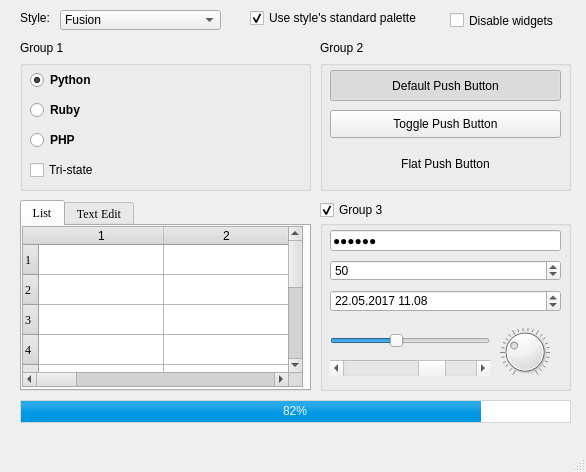
<?xml version="1.0" encoding="UTF-8"?>
<ui version="4.0">
 <class>MainWindow</class>
 <widget class="QMainWindow" name="MainWindow">
  <property name="geometry">
   <rect>
    <x>0</x>
    <y>0</y>
    <width>586</width>
    <height>472</height>
   </rect>
  </property>
  <property name="windowTitle">
   <string>MainWindow</string>
  </property>
  <property name="documentMode">
   <bool>false</bool>
  </property>
  <property name="dockNestingEnabled">
   <bool>false</bool>
  </property>
  <widget class="QWidget" name="centralwidget">
   <widget class="QLabel" name="label">
    <property name="geometry">
     <rect>
      <x>20</x>
      <y>10</y>
      <width>55</width>
      <height>16</height>
     </rect>
    </property>
    <property name="text">
     <string>Style:</string>
    </property>
   </widget>
   <widget class="QComboBox" name="comboBox">
    <property name="geometry">
     <rect>
      <x>60</x>
      <y>10</y>
      <width>161</width>
      <height>20</height>
     </rect>
    </property>
    <item>
     <property name="text">
      <string>Fusion</string>
     </property>
    </item>
    <item>
     <property name="text">
      <string>A</string>
     </property>
    </item>
   </widget>
   <widget class="QCheckBox" name="checkBox">
    <property name="geometry">
     <rect>
      <x>250</x>
      <y>10</y>
      <width>191</width>
      <height>16</height>
     </rect>
    </property>
    <property name="text">
     <string>Use style's standard palette</string>
    </property>
    <property name="checked">
     <bool>true</bool>
    </property>
   </widget>
   <widget class="QCheckBox" name="checkBox_2">
    <property name="geometry">
     <rect>
      <x>320</x>
      <y>200</y>
      <width>81</width>
      <height>20</height>
     </rect>
    </property>
    <property name="text">
     <string>Group 3</string>
    </property>
    <property name="checked">
     <bool>true</bool>
    </property>
   </widget>
   <widget class="QLabel" name="label_2">
    <property name="geometry">
     <rect>
      <x>20</x>
      <y>40</y>
      <width>55</width>
      <height>16</height>
     </rect>
    </property>
    <property name="text">
     <string>Group 1</string>
    </property>
   </widget>
   <widget class="QLabel" name="label_3">
    <property name="geometry">
     <rect>
      <x>320</x>
      <y>40</y>
      <width>55</width>
      <height>16</height>
     </rect>
    </property>
    <property name="text">
     <string>Group 2</string>
    </property>
   </widget>
   <widget class="QGroupBox" name="groupBox">
    <property name="geometry">
     <rect>
      <x>20</x>
      <y>60</y>
      <width>291</width>
      <height>131</height>
     </rect>
    </property>
    <property name="title">
     <string/>
    </property>
    <property name="flat">
     <bool>false</bool>
    </property>
    <property name="checkable">
     <bool>false</bool>
    </property>
    <widget class="QRadioButton" name="radioButton">
     <property name="geometry">
      <rect>
       <x>10</x>
       <y>10</y>
       <width>95</width>
       <height>20</height>
      </rect>
     </property>
     <property name="font">
      <font>
       <pointsize>9</pointsize>
       <weight>75</weight>
       <bold>true</bold>
      </font>
     </property>
     <property name="text">
      <string>Python</string>
     </property>
     <property name="checked">
      <bool>true</bool>
     </property>
    </widget>
    <widget class="QRadioButton" name="radioButton_2">
     <property name="geometry">
      <rect>
       <x>10</x>
       <y>40</y>
       <width>95</width>
       <height>20</height>
      </rect>
     </property>
     <property name="font">
      <font>
       <pointsize>9</pointsize>
       <weight>75</weight>
       <bold>true</bold>
      </font>
     </property>
     <property name="text">
      <string>Ruby</string>
     </property>
    </widget>
    <widget class="QRadioButton" name="radioButton_3">
     <property name="geometry">
      <rect>
       <x>10</x>
       <y>70</y>
       <width>95</width>
       <height>20</height>
      </rect>
     </property>
     <property name="font">
      <font>
       <pointsize>9</pointsize>
       <weight>75</weight>
       <bold>true</bold>
      </font>
     </property>
     <property name="text">
      <string>PHP</string>
     </property>
    </widget>
    <widget class="QCheckBox" name="checkBox_3">
     <property name="geometry">
      <rect>
       <x>10</x>
       <y>100</y>
       <width>81</width>
       <height>20</height>
      </rect>
     </property>
     <property name="font">
      <font>
       <pointsize>9</pointsize>
       <weight>50</weight>
       <bold>false</bold>
       <strikeout>false</strikeout>
      </font>
     </property>
     <property name="cursor">
      <cursorShape>ArrowCursor</cursorShape>
     </property>
     <property name="autoFillBackground">
      <bool>false</bool>
     </property>
     <property name="text">
      <string>Tri-state</string>
     </property>
     <property name="checked">
      <bool>false</bool>
     </property>
     <property name="autoRepeat">
      <bool>false</bool>
     </property>
     <property name="autoExclusive">
      <bool>false</bool>
     </property>
     <property name="tristate">
      <bool>true</bool>
     </property>
    </widget>
   </widget>
   <widget class="QGroupBox" name="groupBox_2">
    <property name="geometry">
     <rect>
      <x>320</x>
      <y>60</y>
      <width>251</width>
      <height>131</height>
     </rect>
    </property>
    <property name="title">
     <string/>
    </property>
    <widget class="QPushButton" name="pushButton_2">
     <property name="geometry">
      <rect>
       <x>10</x>
       <y>50</y>
       <width>231</width>
       <height>28</height>
      </rect>
     </property>
     <property name="text">
      <string>Toggle Push Button</string>
     </property>
     <property name="checkable">
      <bool>true</bool>
     </property>
     <property name="checked">
      <bool>false</bool>
     </property>
     <property name="autoRepeat">
      <bool>false</bool>
     </property>
     <property name="autoExclusive">
      <bool>false</bool>
     </property>
     <property name="autoDefault">
      <bool>false</bool>
     </property>
     <property name="default">
      <bool>false</bool>
     </property>
     <property name="flat">
      <bool>false</bool>
     </property>
    </widget>
    <widget class="QPushButton" name="pushButton">
     <property name="geometry">
      <rect>
       <x>10</x>
       <y>10</y>
       <width>231</width>
       <height>31</height>
      </rect>
     </property>
     <property name="autoFillBackground">
      <bool>false</bool>
     </property>
     <property name="text">
      <string>Default Push Button</string>
     </property>
     <property name="checkable">
      <bool>true</bool>
     </property>
     <property name="checked">
      <bool>true</bool>
     </property>
    </widget>
    <widget class="QPushButton" name="pushButton_3">
     <property name="geometry">
      <rect>
       <x>10</x>
       <y>90</y>
       <width>231</width>
       <height>28</height>
      </rect>
     </property>
     <property name="text">
      <string>Flat Push Button</string>
     </property>
     <property name="checkable">
      <bool>true</bool>
     </property>
     <property name="checked">
      <bool>false</bool>
     </property>
     <property name="autoRepeat">
      <bool>false</bool>
     </property>
     <property name="autoExclusive">
      <bool>false</bool>
     </property>
     <property name="autoDefault">
      <bool>false</bool>
     </property>
     <property name="default">
      <bool>false</bool>
     </property>
     <property name="flat">
      <bool>true</bool>
     </property>
    </widget>
   </widget>
   <widget class="QTabWidget" name="tabWidget">
    <property name="geometry">
     <rect>
      <x>20</x>
      <y>200</y>
      <width>291</width>
      <height>191</height>
     </rect>
    </property>
    <property name="font">
     <font>
      <family>Times New Roman</family>
      <pointsize>9</pointsize>
      <weight>50</weight>
      <bold>false</bold>
     </font>
    </property>
    <property name="acceptDrops">
     <bool>false</bool>
    </property>
    <property name="autoFillBackground">
     <bool>false</bool>
    </property>
    <property name="tabPosition">
     <enum>QTabWidget::North</enum>
    </property>
    <property name="tabShape">
     <enum>QTabWidget::Rounded</enum>
    </property>
    <property name="currentIndex">
     <number>0</number>
    </property>
    <property name="iconSize">
     <size>
      <width>20</width>
      <height>20</height>
     </size>
    </property>
    <property name="elideMode">
     <enum>Qt::ElideNone</enum>
    </property>
    <property name="usesScrollButtons">
     <bool>true</bool>
    </property>
    <property name="documentMode">
     <bool>false</bool>
    </property>
    <property name="tabsClosable">
     <bool>false</bool>
    </property>
    <property name="movable">
     <bool>false</bool>
    </property>
    <property name="tabBarAutoHide">
     <bool>false</bool>
    </property>
    <widget class="QWidget" name="tab">
     <attribute name="title">
      <string>List</string>
     </attribute>
     <widget class="QTableWidget" name="tableWidget">
      <property name="geometry">
       <rect>
        <x>0</x>
        <y>0</y>
        <width>281</width>
        <height>161</height>
       </rect>
      </property>
      <property name="palette">
       <palette>
        <active>
         <colorrole role="WindowText">
          <brush brushstyle="SolidPattern">
           <color alpha="255">
            <red>0</red>
            <green>0</green>
            <blue>0</blue>
           </color>
          </brush>
         </colorrole>
         <colorrole role="Button">
          <brush brushstyle="SolidPattern">
           <color alpha="255">
            <red>220</red>
            <green>220</green>
            <blue>220</blue>
           </color>
          </brush>
         </colorrole>
         <colorrole role="Light">
          <brush brushstyle="SolidPattern">
           <color alpha="255">
            <red>255</red>
            <green>255</green>
            <blue>255</blue>
           </color>
          </brush>
         </colorrole>
         <colorrole role="Midlight">
          <brush brushstyle="SolidPattern">
           <color alpha="255">
            <red>237</red>
            <green>237</green>
            <blue>237</blue>
           </color>
          </brush>
         </colorrole>
         <colorrole role="Dark">
          <brush brushstyle="SolidPattern">
           <color alpha="255">
            <red>110</red>
            <green>110</green>
            <blue>110</blue>
           </color>
          </brush>
         </colorrole>
         <colorrole role="Mid">
          <brush brushstyle="SolidPattern">
           <color alpha="255">
            <red>147</red>
            <green>147</green>
            <blue>147</blue>
           </color>
          </brush>
         </colorrole>
         <colorrole role="Text">
          <brush brushstyle="SolidPattern">
           <color alpha="255">
            <red>0</red>
            <green>0</green>
            <blue>0</blue>
           </color>
          </brush>
         </colorrole>
         <colorrole role="BrightText">
          <brush brushstyle="SolidPattern">
           <color alpha="255">
            <red>255</red>
            <green>255</green>
            <blue>255</blue>
           </color>
          </brush>
         </colorrole>
         <colorrole role="ButtonText">
          <brush brushstyle="SolidPattern">
           <color alpha="255">
            <red>0</red>
            <green>0</green>
            <blue>0</blue>
           </color>
          </brush>
         </colorrole>
         <colorrole role="Base">
          <brush brushstyle="SolidPattern">
           <color alpha="255">
            <red>255</red>
            <green>255</green>
            <blue>255</blue>
           </color>
          </brush>
         </colorrole>
         <colorrole role="Window">
          <brush brushstyle="SolidPattern">
           <color alpha="255">
            <red>220</red>
            <green>220</green>
            <blue>220</blue>
           </color>
          </brush>
         </colorrole>
         <colorrole role="Shadow">
          <brush brushstyle="SolidPattern">
           <color alpha="255">
            <red>0</red>
            <green>0</green>
            <blue>0</blue>
           </color>
          </brush>
         </colorrole>
         <colorrole role="AlternateBase">
          <brush brushstyle="SolidPattern">
           <color alpha="255">
            <red>237</red>
            <green>237</green>
            <blue>237</blue>
           </color>
          </brush>
         </colorrole>
         <colorrole role="ToolTipBase">
          <brush brushstyle="SolidPattern">
           <color alpha="255">
            <red>255</red>
            <green>255</green>
            <blue>220</blue>
           </color>
          </brush>
         </colorrole>
         <colorrole role="ToolTipText">
          <brush brushstyle="SolidPattern">
           <color alpha="255">
            <red>0</red>
            <green>0</green>
            <blue>0</blue>
           </color>
          </brush>
         </colorrole>
        </active>
        <inactive>
         <colorrole role="WindowText">
          <brush brushstyle="SolidPattern">
           <color alpha="255">
            <red>0</red>
            <green>0</green>
            <blue>0</blue>
           </color>
          </brush>
         </colorrole>
         <colorrole role="Button">
          <brush brushstyle="SolidPattern">
           <color alpha="255">
            <red>220</red>
            <green>220</green>
            <blue>220</blue>
           </color>
          </brush>
         </colorrole>
         <colorrole role="Light">
          <brush brushstyle="SolidPattern">
           <color alpha="255">
            <red>255</red>
            <green>255</green>
            <blue>255</blue>
           </color>
          </brush>
         </colorrole>
         <colorrole role="Midlight">
          <brush brushstyle="SolidPattern">
           <color alpha="255">
            <red>237</red>
            <green>237</green>
            <blue>237</blue>
           </color>
          </brush>
         </colorrole>
         <colorrole role="Dark">
          <brush brushstyle="SolidPattern">
           <color alpha="255">
            <red>110</red>
            <green>110</green>
            <blue>110</blue>
           </color>
          </brush>
         </colorrole>
         <colorrole role="Mid">
          <brush brushstyle="SolidPattern">
           <color alpha="255">
            <red>147</red>
            <green>147</green>
            <blue>147</blue>
           </color>
          </brush>
         </colorrole>
         <colorrole role="Text">
          <brush brushstyle="SolidPattern">
           <color alpha="255">
            <red>0</red>
            <green>0</green>
            <blue>0</blue>
           </color>
          </brush>
         </colorrole>
         <colorrole role="BrightText">
          <brush brushstyle="SolidPattern">
           <color alpha="255">
            <red>255</red>
            <green>255</green>
            <blue>255</blue>
           </color>
          </brush>
         </colorrole>
         <colorrole role="ButtonText">
          <brush brushstyle="SolidPattern">
           <color alpha="255">
            <red>0</red>
            <green>0</green>
            <blue>0</blue>
           </color>
          </brush>
         </colorrole>
         <colorrole role="Base">
          <brush brushstyle="SolidPattern">
           <color alpha="255">
            <red>255</red>
            <green>255</green>
            <blue>255</blue>
           </color>
          </brush>
         </colorrole>
         <colorrole role="Window">
          <brush brushstyle="SolidPattern">
           <color alpha="255">
            <red>220</red>
            <green>220</green>
            <blue>220</blue>
           </color>
          </brush>
         </colorrole>
         <colorrole role="Shadow">
          <brush brushstyle="SolidPattern">
           <color alpha="255">
            <red>0</red>
            <green>0</green>
            <blue>0</blue>
           </color>
          </brush>
         </colorrole>
         <colorrole role="AlternateBase">
          <brush brushstyle="SolidPattern">
           <color alpha="255">
            <red>237</red>
            <green>237</green>
            <blue>237</blue>
           </color>
          </brush>
         </colorrole>
         <colorrole role="ToolTipBase">
          <brush brushstyle="SolidPattern">
           <color alpha="255">
            <red>255</red>
            <green>255</green>
            <blue>220</blue>
           </color>
          </brush>
         </colorrole>
         <colorrole role="ToolTipText">
          <brush brushstyle="SolidPattern">
           <color alpha="255">
            <red>0</red>
            <green>0</green>
            <blue>0</blue>
           </color>
          </brush>
         </colorrole>
        </inactive>
        <disabled>
         <colorrole role="WindowText">
          <brush brushstyle="SolidPattern">
           <color alpha="255">
            <red>110</red>
            <green>110</green>
            <blue>110</blue>
           </color>
          </brush>
         </colorrole>
         <colorrole role="Button">
          <brush brushstyle="SolidPattern">
           <color alpha="255">
            <red>220</red>
            <green>220</green>
            <blue>220</blue>
           </color>
          </brush>
         </colorrole>
         <colorrole role="Light">
          <brush brushstyle="SolidPattern">
           <color alpha="255">
            <red>255</red>
            <green>255</green>
            <blue>255</blue>
           </color>
          </brush>
         </colorrole>
         <colorrole role="Midlight">
          <brush brushstyle="SolidPattern">
           <color alpha="255">
            <red>237</red>
            <green>237</green>
            <blue>237</blue>
           </color>
          </brush>
         </colorrole>
         <colorrole role="Dark">
          <brush brushstyle="SolidPattern">
           <color alpha="255">
            <red>110</red>
            <green>110</green>
            <blue>110</blue>
           </color>
          </brush>
         </colorrole>
         <colorrole role="Mid">
          <brush brushstyle="SolidPattern">
           <color alpha="255">
            <red>147</red>
            <green>147</green>
            <blue>147</blue>
           </color>
          </brush>
         </colorrole>
         <colorrole role="Text">
          <brush brushstyle="SolidPattern">
           <color alpha="255">
            <red>110</red>
            <green>110</green>
            <blue>110</blue>
           </color>
          </brush>
         </colorrole>
         <colorrole role="BrightText">
          <brush brushstyle="SolidPattern">
           <color alpha="255">
            <red>255</red>
            <green>255</green>
            <blue>255</blue>
           </color>
          </brush>
         </colorrole>
         <colorrole role="ButtonText">
          <brush brushstyle="SolidPattern">
           <color alpha="255">
            <red>110</red>
            <green>110</green>
            <blue>110</blue>
           </color>
          </brush>
         </colorrole>
         <colorrole role="Base">
          <brush brushstyle="SolidPattern">
           <color alpha="255">
            <red>220</red>
            <green>220</green>
            <blue>220</blue>
           </color>
          </brush>
         </colorrole>
         <colorrole role="Window">
          <brush brushstyle="SolidPattern">
           <color alpha="255">
            <red>220</red>
            <green>220</green>
            <blue>220</blue>
           </color>
          </brush>
         </colorrole>
         <colorrole role="Shadow">
          <brush brushstyle="SolidPattern">
           <color alpha="255">
            <red>0</red>
            <green>0</green>
            <blue>0</blue>
           </color>
          </brush>
         </colorrole>
         <colorrole role="AlternateBase">
          <brush brushstyle="SolidPattern">
           <color alpha="255">
            <red>220</red>
            <green>220</green>
            <blue>220</blue>
           </color>
          </brush>
         </colorrole>
         <colorrole role="ToolTipBase">
          <brush brushstyle="SolidPattern">
           <color alpha="255">
            <red>255</red>
            <green>255</green>
            <blue>220</blue>
           </color>
          </brush>
         </colorrole>
         <colorrole role="ToolTipText">
          <brush brushstyle="SolidPattern">
           <color alpha="255">
            <red>0</red>
            <green>0</green>
            <blue>0</blue>
           </color>
          </brush>
         </colorrole>
        </disabled>
       </palette>
      </property>
      <property name="frameShape">
       <enum>QFrame::StyledPanel</enum>
      </property>
      <property name="frameShadow">
       <enum>QFrame::Sunken</enum>
      </property>
      <property name="showGrid">
       <bool>true</bool>
      </property>
      <property name="gridStyle">
       <enum>Qt::SolidLine</enum>
      </property>
      <property name="sortingEnabled">
       <bool>false</bool>
      </property>
      <property name="rowCount">
       <number>10</number>
      </property>
      <property name="columnCount">
       <number>6</number>
      </property>
      <attribute name="horizontalHeaderVisible">
       <bool>true</bool>
      </attribute>
      <attribute name="horizontalHeaderCascadingSectionResizes">
       <bool>false</bool>
      </attribute>
      <attribute name="horizontalHeaderDefaultSectionSize">
       <number>125</number>
      </attribute>
      <row/>
      <row/>
      <row/>
      <row/>
      <row/>
      <row/>
      <row/>
      <row/>
      <row/>
      <row/>
      <column/>
      <column/>
      <column/>
      <column/>
      <column/>
      <column/>
      <item row="0" column="0">
       <property name="text">
        <string/>
       </property>
      </item>
     </widget>
    </widget>
    <widget class="QWidget" name="tab_2">
     <attribute name="title">
      <string>Text Edit</string>
     </attribute>
    </widget>
   </widget>
   <widget class="QGroupBox" name="groupBox_3">
    <property name="geometry">
     <rect>
      <x>320</x>
      <y>220</y>
      <width>251</width>
      <height>171</height>
     </rect>
    </property>
    <property name="title">
     <string/>
    </property>
    <widget class="QLineEdit" name="lineEdit">
     <property name="geometry">
      <rect>
       <x>10</x>
       <y>10</y>
       <width>231</width>
       <height>21</height>
      </rect>
     </property>
     <property name="text">
      <string>sasasa</string>
     </property>
     <property name="echoMode">
      <enum>QLineEdit::Password</enum>
     </property>
    </widget>
    <widget class="QSpinBox" name="spinBox">
     <property name="geometry">
      <rect>
       <x>10</x>
       <y>40</y>
       <width>231</width>
       <height>21</height>
      </rect>
     </property>
     <property name="value">
      <number>50</number>
     </property>
    </widget>
    <widget class="QDial" name="dial">
     <property name="geometry">
      <rect>
       <x>180</x>
       <y>100</y>
       <width>50</width>
       <height>64</height>
      </rect>
     </property>
     <property name="value">
      <number>30</number>
     </property>
     <property name="wrapping">
      <bool>false</bool>
     </property>
     <property name="notchesVisible">
      <bool>true</bool>
     </property>
    </widget>
    <widget class="QScrollBar" name="horizontalScrollBar">
     <property name="geometry">
      <rect>
       <x>10</x>
       <y>140</y>
       <width>160</width>
       <height>16</height>
      </rect>
     </property>
     <property name="font">
      <font>
       <weight>50</weight>
       <bold>false</bold>
      </font>
     </property>
     <property name="value">
      <number>70</number>
     </property>
     <property name="orientation">
      <enum>Qt::Horizontal</enum>
     </property>
     <property name="invertedAppearance">
      <bool>false</bool>
     </property>
     <property name="invertedControls">
      <bool>true</bool>
     </property>
    </widget>
    <widget class="QDateTimeEdit" name="dateTimeEdit">
     <property name="geometry">
      <rect>
       <x>10</x>
       <y>70</y>
       <width>231</width>
       <height>22</height>
      </rect>
     </property>
     <property name="dateTime">
      <datetime>
       <hour>11</hour>
       <minute>8</minute>
       <second>0</second>
       <year>2017</year>
       <month>5</month>
       <day>22</day>
      </datetime>
     </property>
     <property name="displayFormat">
      <string>dd.MM.yyyy HH.mm</string>
     </property>
     <property name="calendarPopup">
      <bool>false</bool>
     </property>
    </widget>
    <widget class="QSlider" name="horizontalSlider_2">
     <property name="geometry">
      <rect>
       <x>10</x>
       <y>110</y>
       <width>160</width>
       <height>22</height>
      </rect>
     </property>
     <property name="value">
      <number>40</number>
     </property>
     <property name="orientation">
      <enum>Qt::Horizontal</enum>
     </property>
    </widget>
   </widget>
   <widget class="QCheckBox" name="checkBox_4">
    <property name="geometry">
     <rect>
      <x>450</x>
      <y>10</y>
      <width>141</width>
      <height>21</height>
     </rect>
    </property>
    <property name="text">
     <string>Disable widgets</string>
    </property>
   </widget>
   <widget class="QProgressBar" name="progressBar">
    <property name="geometry">
     <rect>
      <x>20</x>
      <y>400</y>
      <width>551</width>
      <height>23</height>
     </rect>
    </property>
    <property name="styleSheet">
     <string notr="true">QProgressBar {
border: 1px solid #d5d5d5;
text-align: center;
	font: 10pt &quot;MS Shell Dlg 2&quot; solid white;
color: rgba(240, 248, 255, 1);
}
QProgressBar::chunk{
background-color: qlineargradient(spread:pad, x1:1, y1:0.546, x2:1, y2:0.232, stop:0 rgba(0, 151, 227, 255), stop:1 rgba(39, 169, 234, 255));
width: 20px;
}</string>
    </property>
    <property name="value">
     <number>82</number>
    </property>
    <property name="orientation">
     <enum>Qt::Horizontal</enum>
    </property>
   </widget>
  </widget>
  <widget class="QMenuBar" name="menubar">
   <property name="geometry">
    <rect>
     <x>0</x>
     <y>0</y>
     <width>586</width>
     <height>26</height>
    </rect>
   </property>
  </widget>
  <widget class="QStatusBar" name="statusbar"/>
 </widget>
 <resources/>
 <connections/>
</ui>
